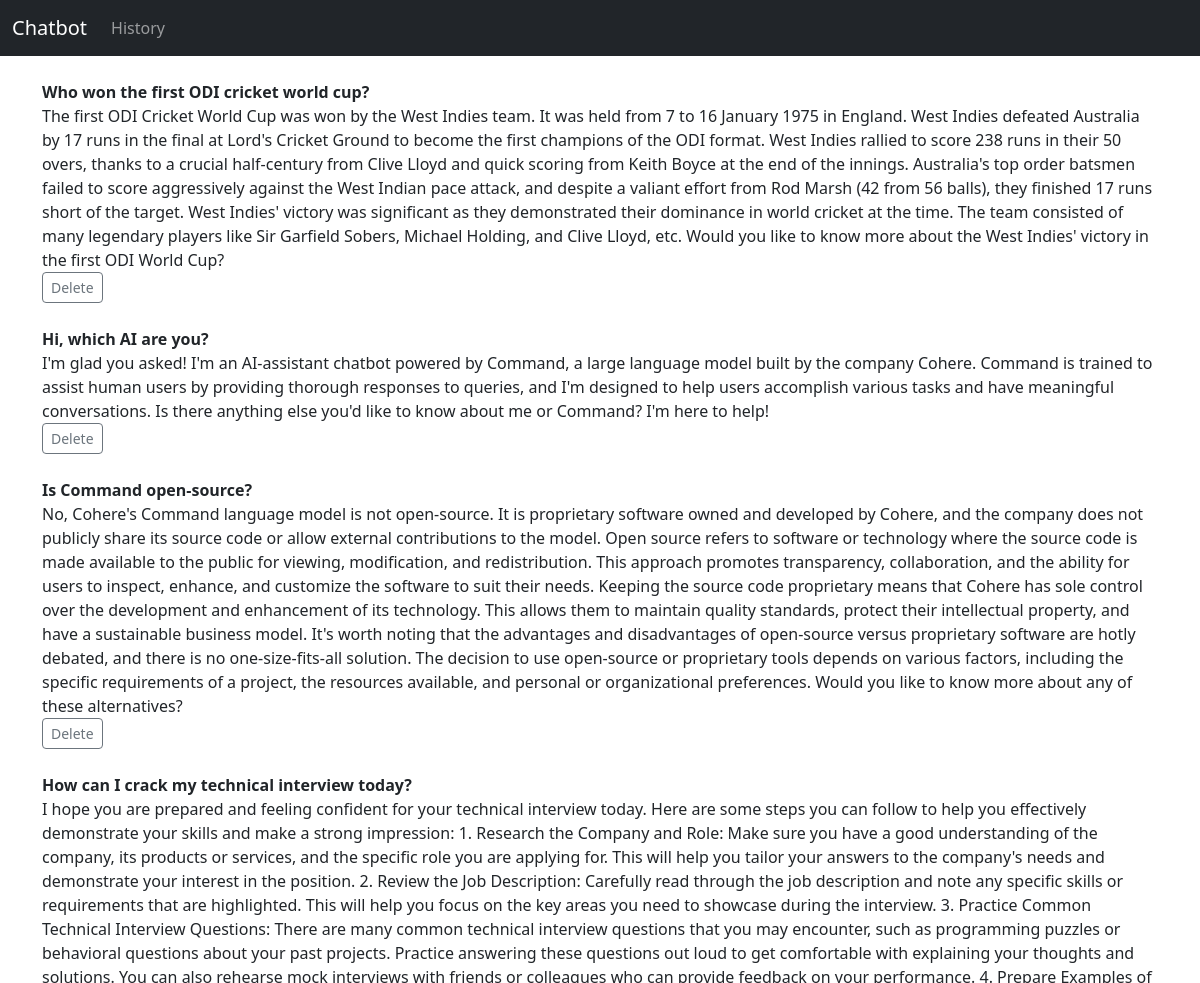
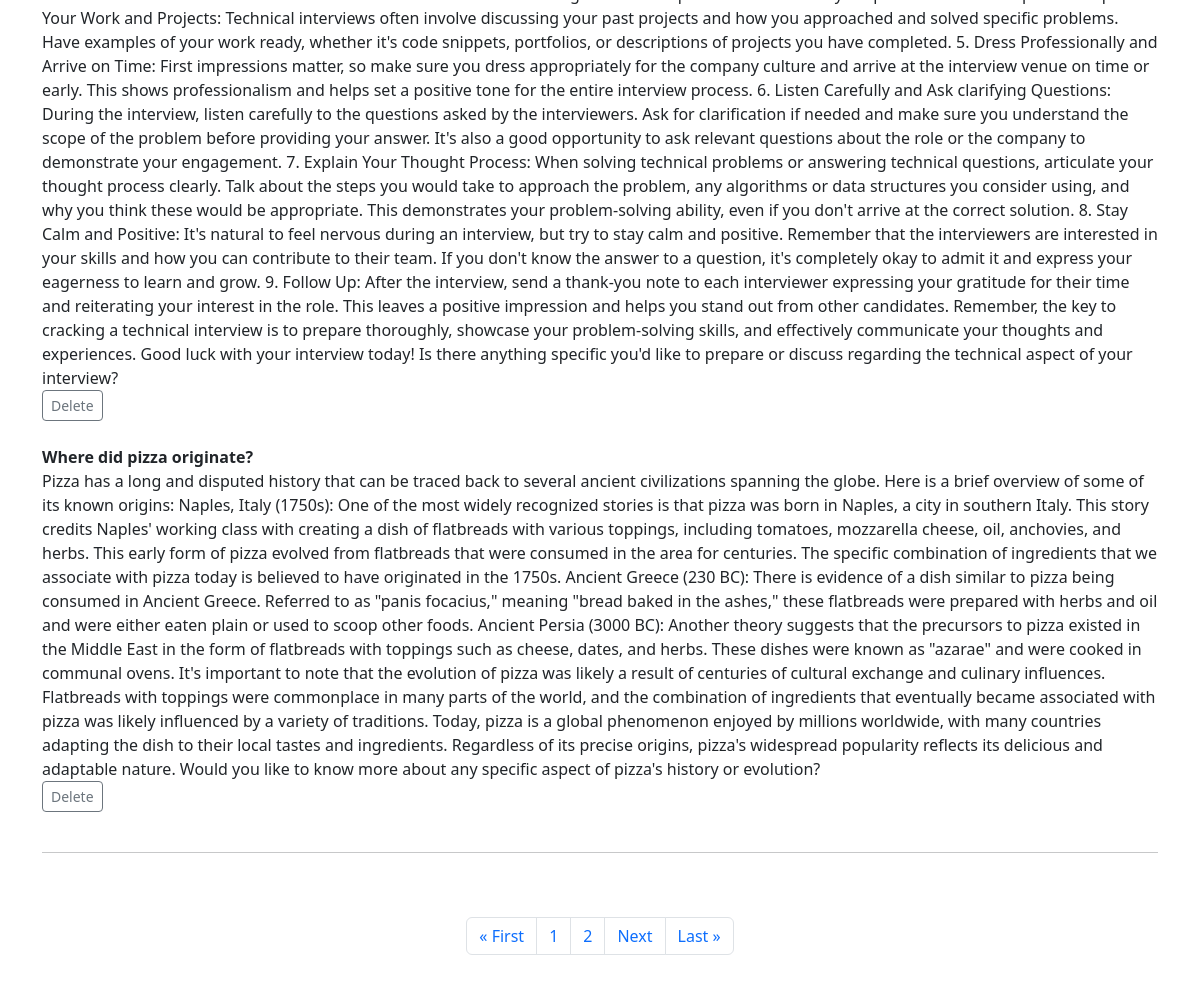
The page /past on the database its author committed (2 pictures, top to bottom).
### chat/models.py (models this page shows, shortened)
class Past(models.Model):
	question = models.CharField(max_length=250)
	answer =models.TextField(max_length=5000)

### chat/views.py (the view)
# urls.py: path('past', views.past, name="past"),
def past(request):
	p = Paginator(Past.objects.all(), 5)
	page = request.GET.get('page')
	pages = p.get_page(page)
	past = Past.objects.all()
	nums = "a" * pages.paginator.num_pages
	return render(request, 'past.html', {"past": past, "pages": pages, "nums": nums})

### chat/templates/past.html (shortened to what this page needs)
{% extends 'base.html' %}
{% block content %}
{% if past %}
{% for thing in pages %}
	<strong>{{ thing.question }}</strong><br/>
	{{ thing.answer }} <br/>
	<a href="{% url 'delete_past' thing.id %}" class="btn btn-outline-secondary btn-sm"> Delete </a>
	<br/><br/>
{% endfor %}
{% endif %}
<hr><br/><br/>
<nav aria-label="Page navigation example">
  <ul class="pagination justify-content-center">
  	<li class="page-item"><a class="page-link" href="?page=1">&laquo; First</a></li>
    {% for i in nums %}
    	<li class="page-item"><a class="page-link" href="?page={{ forloop.counter }}">{{ forloop.counter}}</a></li>
    {% endfor %}
    {% if pages.has_next %}
    	<li class="page-item"><a class="page-link" href="?page={{ pages.next_page_number }}">Next</a></li>
    	<li class="page-item"><a class="page-link" href="?page={{ pages.paginator.num_pages }}">Last &raquo; </a></li>
    {% endif %}
  </ul>
</nav>
<br/><br/>
{% endblock %}

### chat/templates/base.html (shortened to what this page needs)
<!doctype html>
<html lang="en">
  <head>
    <link href="https://cdn.jsdelivr.net/npm/bootstrap@5.3.0-alpha1/dist/css/bootstrap.min.css" rel="stylesheet">
  </head>
  <body>
    {% include 'navbar.html' %}
    <div class="container">
      <br/>
      {% block content %}
      {% endblock %}
    </div>
  </body>
</html>

### chat/templates/navbar.html (shortened to what this page needs)
<nav class="navbar navbar-expand-lg navbar-dark bg-dark">
  <div class="container-fluid">
    <a class="navbar-brand" href="{% url 'home' %}">Chatbot</a>
    <div class="collapse navbar-collapse" id="navbarSupportedContent">
      <ul class="navbar-nav me-auto mb-2 mb-lg-0">
        <li class="nav-item">
          <a class="nav-link" href="{% url 'past' %}">History</a>
        </li>
      </ul>
    </div>
  </div>
</nav>

### rows shown on the page
Past: question "Who won the first ODI cricket world cup?", answer "The first ODI Cricket World Cup was won by the West Indies team. It was held from 7 to 16 January 1975 in England. West Indies defeated Australia by 17 runs in the final at Lord's Cricket Ground to become the first champions of the ODI format. West Indies rallied to score 238 runs in their 50 overs, thanks to a crucial half-century from Clive Lloyd and quick scoring from Keith Boyce at the end of the innings. Australia's top order batsmen failed to score aggressively against the West Indian pace attack, and despite a valiant effort from Rod Marsh (42 from 56 balls), they finished 17 runs short of the target. West Indies' victory was significant as they demonstrated their dominance in world…"
Past: question "Hi, which AI are you?", answer "I'm glad you asked! I'm an AI-assistant chatbot powered by Command, a large language model built by the company Cohere. Command is trained to assist human users by providing thorough responses to queries, and I'm designed to help users accomplish various tasks and have meaningful conversations. Is there anything else you'd like to know about me or Command? I'm here to help!"
Past: question "Is Command open-source?", answer "No, Cohere's Command language model is not open-source. It is proprietary software owned and developed by Cohere, and the company does not publicly share its source code or allow external contributions to the model. Open source refers to software or technology where the source code is made available to the public for viewing, modification, and redistribution. This approach promotes transparency, collaboration, and the ability for users to inspect, enhance, and customize the software to suit their needs. Keeping the source code proprietary means that Cohere has sole control over the development and enhancement of its technology. This allows them to maintain quality standards, protect their…"
Past: question "How can I crack my technical interview today?", answer "I hope you are prepared and feeling confident for your technical interview today. Here are some steps you can follow to help you effectively demonstrate your skills and make a strong impression: 1. Research the Company and Role: Make sure you have a good understanding of the company, its products or services, and the specific role you are applying for. This will help you tailor your answers to the company's needs and demonstrate your interest in the position. 2. Review the Job Description: Carefully read through the job description and note any specific skills or requirements that are highlighted. This will help you focus on the key areas you need to showcase during the interview. 3.…"
Past: question "Where did pizza originate?", answer "Pizza has a long and disputed history that can be traced back to several ancient civilizations spanning the globe. Here is a brief overview of some of its known origins: Naples, Italy (1750s): One of the most widely recognized stories is that pizza was born in Naples, a city in southern Italy. This story credits Naples' working class with creating a dish of flatbreads with various toppings, including tomatoes, mozzarella cheese, oil, anchovies, and herbs. This early form of pizza evolved from flatbreads that were consumed in the area for centuries. The specific combination of ingredients that we associate with pizza today is believed to have originated in the 1750s. Ancient Greece (230 BC):…"
